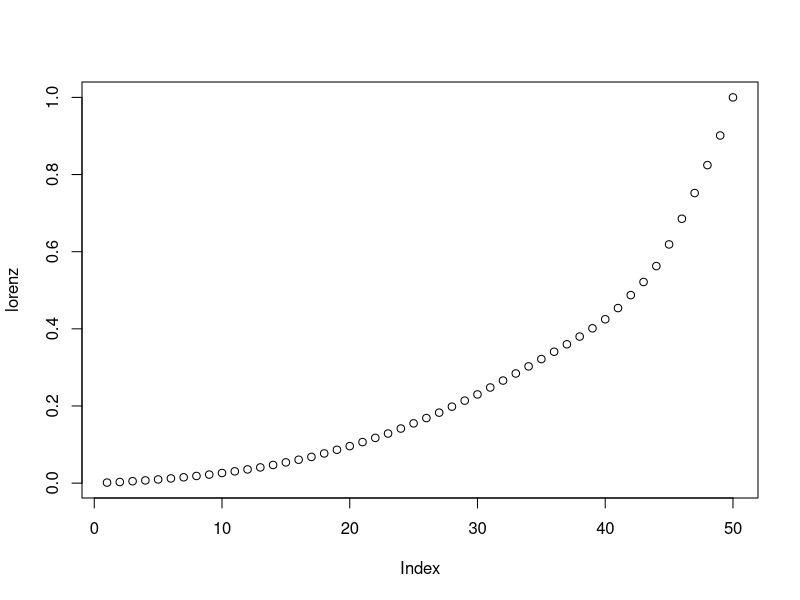
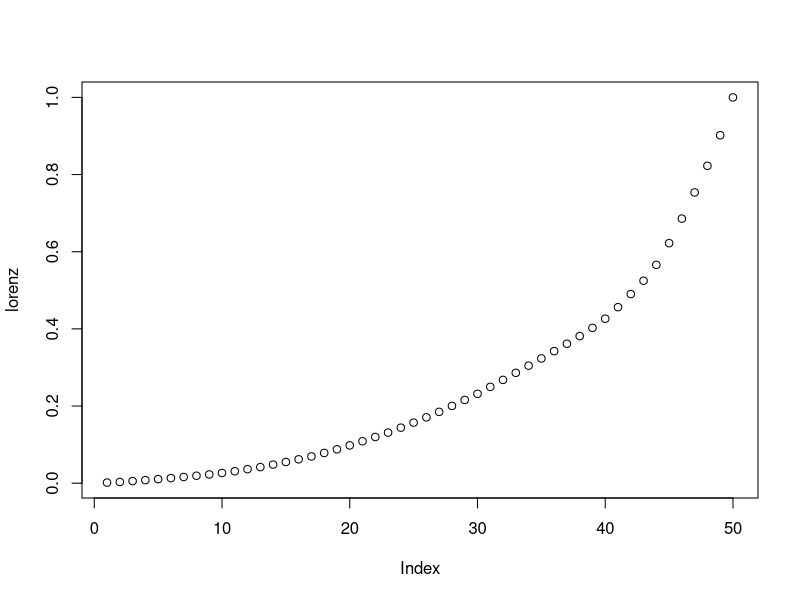
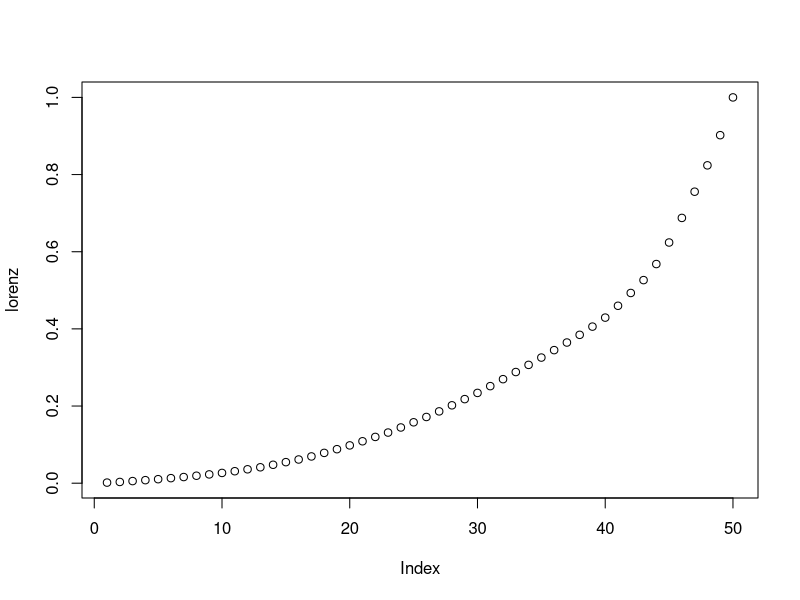
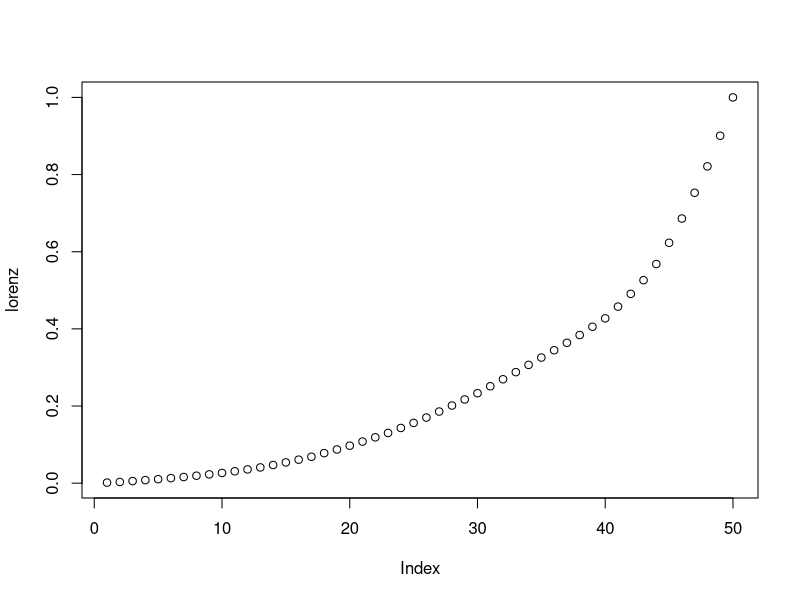
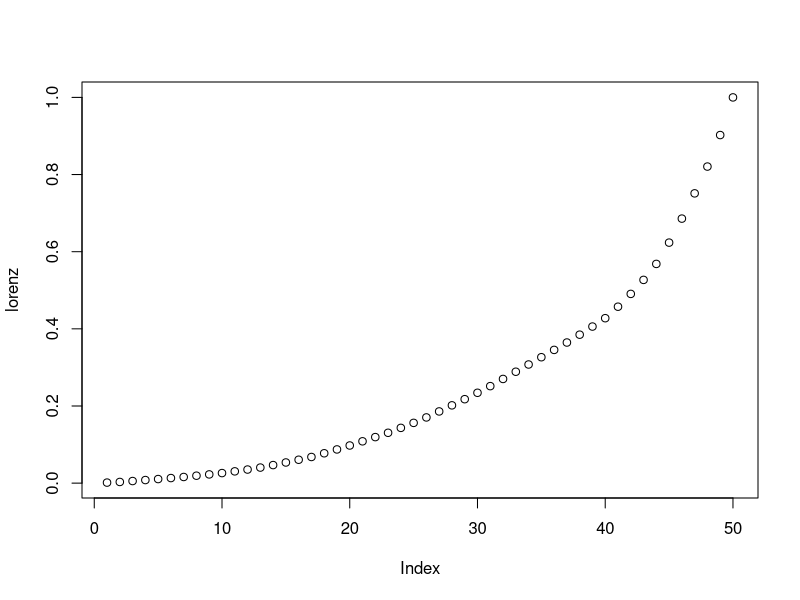
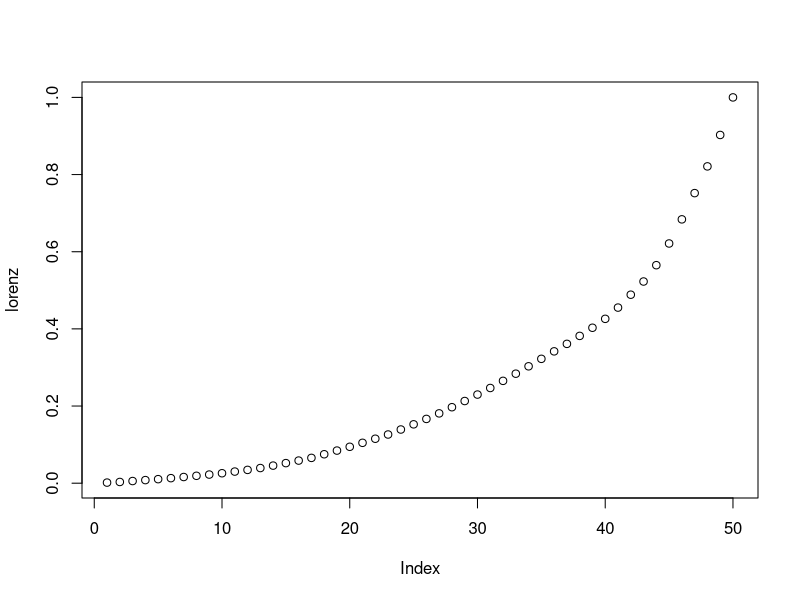
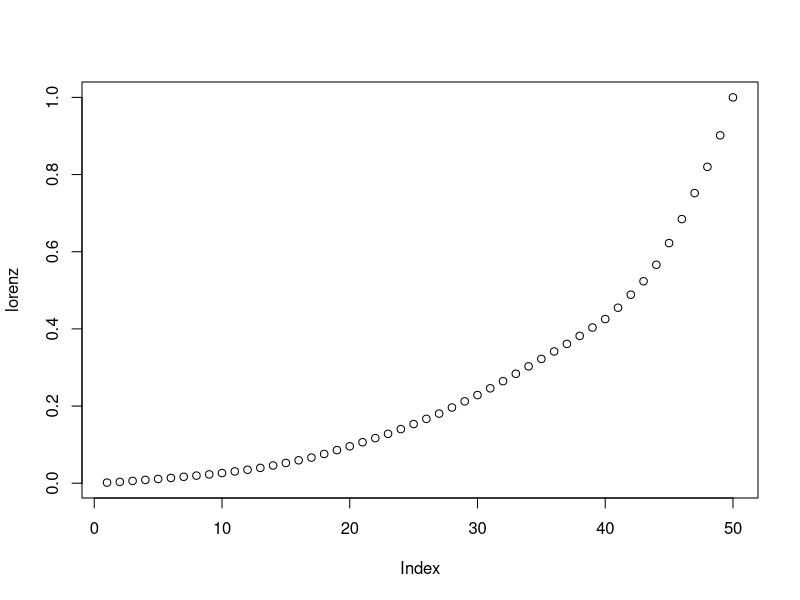
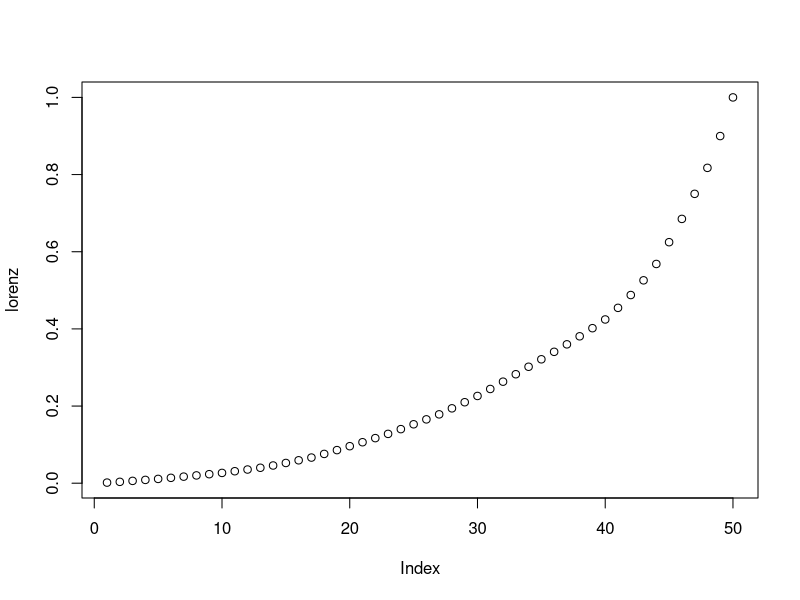

Here is the R script that generated these plots, in order:
#!/usr/bin/Rscript

# Extract energy consumption (BTU) data.
rdata = read.csv("use_all_btu.csv")
tdata = rdata[rdata$State == "US",] # Totals
sdata = rdata[rdata$State != "US",] # Per-state

# TETCB total energy consumption
# TPOPP total population (in thousands)
tetcb = sdata[sdata$MSN == "TETCB",]
tpopp = sdata[sdata$MSN == "TPOPP",]

rownames(tetcb) = tetcb$State
rownames(tpopp) = tpopp$State

drop_rows = c("State", "MSN")

tetcb = tetcb[,!(names(tetcb) %in% drop_rows)]
tpopp = tpopp[,!(names(tpopp) %in% drop_rows)]

# Per-capita energy consumption
tecpc = tetcb / tpopp

allplots <- function (ldata) {
	gini = c()
	for (n in names(ldata)) {
		# Obtain the lorenz curve
		ydata = setNames(ldata[,n], rownames(ldata))
		ydata = ydata[0:50]
		lorenz = cumsum(sort(ydata / sum(ydata)))

		# Plot the lorenz curve
		plot(lorenz)

		# Calculate the gini coefficient
		gini = c(gini, 2 * (0.5 - sum(lorenz) / length(lorenz)))
	}

	names(gini) = names(ldata)
	plot(gini)
}

allplots(tetcb)
allplots(tecpc)
